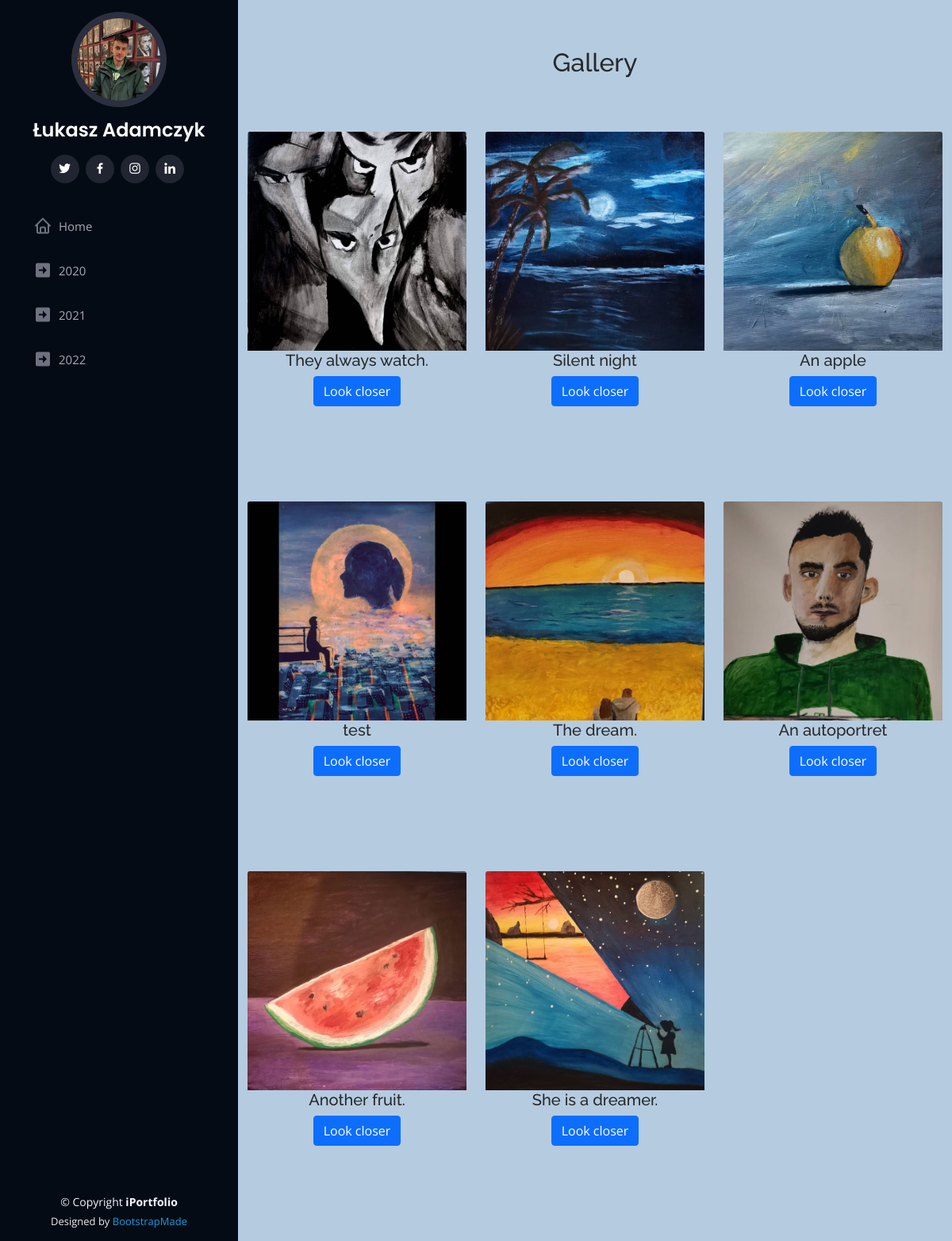
The page /gallery on the database its author committed.
### projects/models.py (models this page shows, shortened)
class Gallery(models.Model):
    title = models.CharField(max_length=100)
    description = models.TextField()
    years = models.IntegerField(choices=Year.choices)
    image = models.ImageField(upload_to='assets/img/gallery')

### projects/views.py (the view)
# urls.py: path("gallery", views.project_gallery, name="gallery"),
def project_gallery(request):
    gallery = Gallery.objects.order_by('years')
    context = {"projects": (gallery)}
    return render(request, "project_gallery.html", context)

### projects/templates/project_gallery.html (shortened to what this page needs)
{% extends "base.html" %}
{% load static %}
            {% block page_content %}
            <nav id="navbar" class="nav-menu navbar">
            <ul>
          <li><a href="{% url 'base' %}" class=""><i class="bx bx-home"></i> <span>Home</span></a></li>
          <li><a href="#2020" class="nav-link scrollto"><i class="bx bxs-right-arrow-square"></i> <span>2020</span></a></li>
          <li><a href="#2021" class="nav-link scrollto"><i class="bx bxs-right-arrow-square"></i> <span>2021</span></a></li>
          <li><a href="#2022" class="nav-link scrollto"><i class="bx bxs-right-arrow-square"></i> <span>2022</span></a></li>
        </ul>
      </nav>
    </div>
  </header>
  <main id="main">
 <section id="gallery" class="gallery section-bg">
    <div class="container" data-aos="fade-up" data-aos-delay="100">
    <div class="text-center">
    <h2>Gallery</h2>
    </div>
          <div class="col-12 d-flex justify-content-center" >
            <div class="row photos ">
            {% for project in projects %}
            <div class="col-4">
            <section id="{{project.years}}" class="{{project.years}}">
            <img class="card-img-top" src="{% static project.image %}">
            <div class="text-center">
                <h5 class="card-title ">{{ project.title }}</h5>
                <a href="{% url 'project_detail' project.pk %}"
                   class="btn btn-primary">
                    Look closer
                </a>
            </div>
            </section>
            </div>
            {% endfor %}
            </div>
        </div>
    </div>
{% endblock %}

### cv/templates/base.html (shortened to what this page needs)
<!DOCTYPE html>
<html lang="en">
{% load static %}
<head>
  <link href="{% static 'assets/vendor/aos/aos.css' %}" rel="stylesheet">
  <link href="{% static 'assets/vendor/bootstrap/css/bootstrap.min.css' %}" rel="stylesheet">
  <link href="{% static 'assets/vendor/bootstrap-icons/bootstrap-icons.css' %}" rel="stylesheet">
  <link href="{% static 'assets/vendor/boxicons/css/boxicons.min.css' %}" rel="stylesheet">
  <link href="{% static 'assets/vendor/glightbox/css/glightbox.min.css' %}" rel="stylesheet">
  <link href="{% static 'assets/vendor/swiper/swiper-bundle.min.css' %}" rel="stylesheet">
  <link href="{% static 'assets/css/style1.css' %}" rel="stylesheet">
</head>
<body>
  <header id="header">
    <div class="d-flex flex-column">
      <div class="profile">
        <img src="{% static 'assets/img/profile.jpg' %}"  alt="" class="img-fluid rounded-circle">
        <h1 class="text-light"><a href="{% url 'base' %}">Łukasz Adamczyk</a></h1>
        <div class="social-links mt-3 text-center">
          <a href="https://twitter.com/nox29a/" class="twitter"><i class="bx bxl-twitter"></i></a>
          <a href="https://www.facebook.com/nox29a/" class="facebook"><i class="bx bxl-facebook"></i></a>
          <a href="https://www.instagram.com/nox_a_/" class="instagram"><i class="bx bxl-instagram"></i></a>
          <a href="https://www.linkedin.com/in/%C5%82ukasz-adamczyk-aa6374199/" class="linkedin"><i class="bx bxl-linkedin"></i></a>
        </div>
      </div>
<div class="container">
    {% block page_content %}{% endblock %}
  <footer id="footer">
    <div class="container">
      <div class="copyright">
        &copy; Copyright <strong><span>iPortfolio</span></strong>
      </div>
      <div class="credits">
        Designed by <a href="https://bootstrapmade.com/">BootstrapMade</a>
      </div>
    </div>
  </footer>
</body>
</html>

### static/assets/css/style1.css (style rules this page uses)
body { font-family: "Open Sans", sans-serif; color: #272829; background: #e4edf9; }
a { color: #149ddd; text-decoration: none; }
h1, h2, h3, h4, h5, h6 h7 { font-family: "Raleway", sans-serif; }
#header { position: fixed; top: 0; left: 0; bottom: 0; width: 300px; transition: all ease-in-out 0.5s; z-index: 9997; transition: all 0.5s; padding: 0 15px; background: #040b14; overflow-y: auto; }
#header .profile img { margin: 15px auto; display: block; width: 120px; border: 8px solid #2c2f3f; }
#header .profile h1 { font-size: 24px; margin: 0; padding: 0; font-weight: 600; -moz-text-align-last: center; text-align-last: center; font-family: "Poppins", sans-serif; }
#header .profile h1 a, #header .profile h1 a:hover { color: #fff; text-decoration: none; }
#header .profile .social-links a { font-size: 18px; display: inline-block; background: #212431; color: #fff; line-height: 1; padding: 8px 0; margin-right: 4px; border-radius: 50%; text-align: center; width: 36px; height: 36px; transition: 0.3s; }
#main { margin-left: 300px; }
.nav-menu { padding: 30px 0 0 0; }
.nav-menu * { margin: 0; padding: 0; list-style: none; }
.nav-menu > ul > li { position: relative; white-space: nowrap; }
.nav-menu a, .nav-menu a:focus { display: flex; align-items: center; color: #a8a9b4; padding: 12px 15px; margin-bottom: 8px; transition: 0.3s; font-size: 15px; }
.nav-menu a i, .nav-menu a:focus i { font-size: 24px; padding-right: 8px; color: #6f7180; }
section { padding: 60px 0; overflow: hidden; }
.section-bg { background: #b5cbe0; }
#footer { padding: 15px; color: #f4f6fd; font-size: 14px; position: fixed; left: 0; bottom: 0; width: 300px; z-index: 9999; background: #040b14; }
#footer .copyright { text-align: center; }
#footer .credits { padding-top: 5px; text-align: center; font-size: 13px; color: #eaebf0; }

### rows shown on the page
Gallery: image (picture), title "They always watch."
Gallery: image (picture), title "Silent night"
Gallery: image (picture), title "An apple"
Gallery: image (picture), title "test"
Gallery: image (picture), title "The dream."
Gallery: image (picture), title "An autoportret"
Gallery: image (picture), title "Another fruit."
Gallery: image (picture), title "She is a dreamer."
